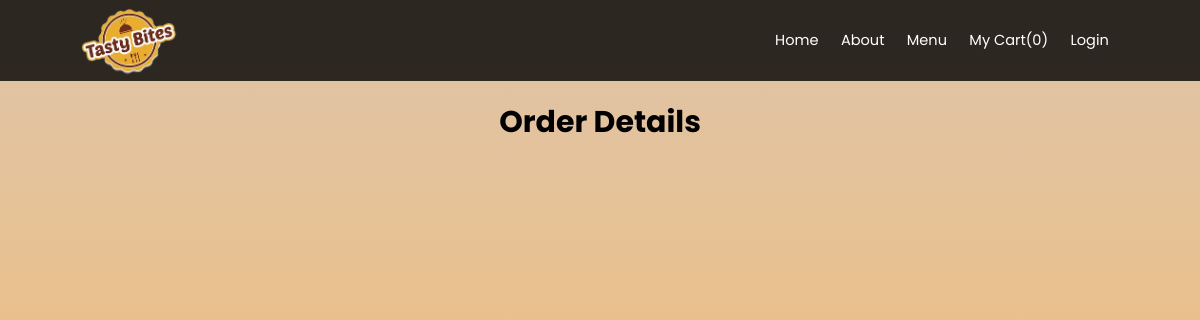
Page /myaccount/order-history/35/ on the earlier database version.
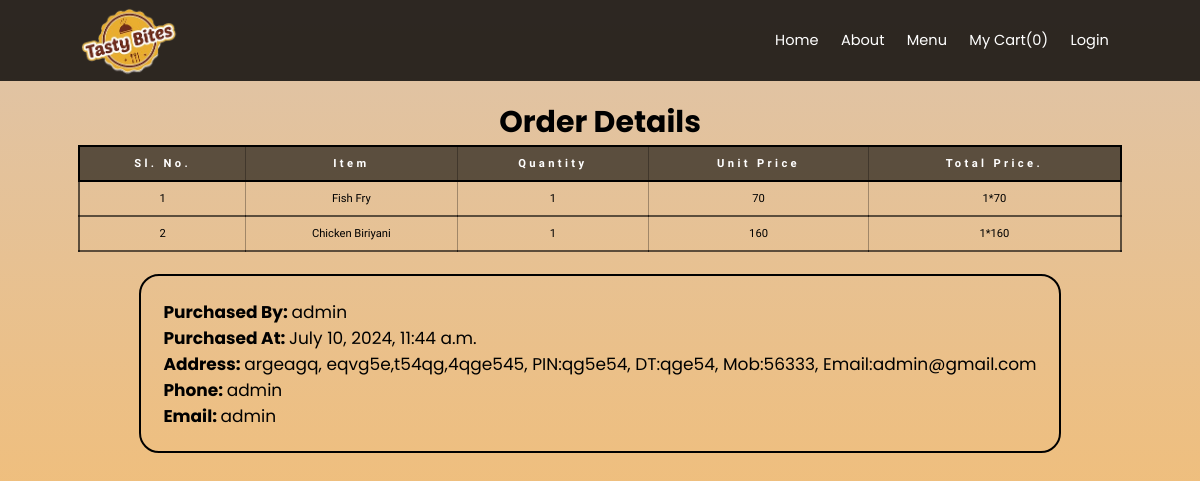
Same page on the later database version.
### users/models.py (models this page shows, shortened)
class OrderItem(models.Model):
    order = models.ForeignKey(Order, related_name='order_items', on_delete=models.CASCADE)
    item = models.ForeignKey(Item, related_name='items', on_delete=models.CASCADE)
    price = models.IntegerField()
    quantity = models.IntegerField(default=1)

class Item(models.Model):
    category = models.ManyToManyField(Category, related_name='Items')
    title = models.CharField(max_length=50)
    slug = models.SlugField(max_length=50)
    image = models.ImageField(upload_to='uploads/item images', blank=True, null=True)
    description = models.TextField(blank=True)
    price = models.IntegerField()
    status = models.CharField(max_length=50, choices=STATUS_CHOICES,default=ACTIVE)
    def __str__(self):
        return self.title

class Order(models.Model):
    item = models.ManyToManyField(Item, related_name='orders')
    total_bill = models.IntegerField()
    purchased_by = models.ForeignKey(User, related_name='orders', on_delete=models.SET_NULL, blank=True, null=True)
    purchased_at = models.DateTimeField(auto_now_add=True)
    address_name = models.CharField(max_length=50, default='Unknown Name')
    address_type = models.CharField(max_length=50, choices=TYPE_CHOICES, default=HOME)
    address_housename = models.CharField(max_length=50, default='Unknown Housename')
    address_place = models.CharField(max_length=50, default='Unknown Place')
    address_postoffice = models.CharField(max_length=50, default='Unknown Postoffice')
    address_pincode = models.CharField(max_length=50, default='000000')
    address_district = models.CharField(max_length=50, default='Unknown District')
    address_state = models.CharField(max_length=50, default='Unknown State')
    address_mob = models.CharField(max_length=50, default='0000000000')
    email = models.EmailField(null=True)
    class Meta:
        ordering = ['-purchased_at']

### users/views.py (the view)
# urls.py: path('myaccount/order-history/<int:order_id>/', views.order_details, name = 'order_details'),
def order_details(request,order_id):
    order_details = OrderItem.objects.filter(order=order_id)
    print(order_details)
    return render(request,'order_details.html',{
        'order_details':order_details
    })

### users/cart.py (called while the page is built)
    def __len__(self):
        return sum(item['quantity'] for item in self.cart.values())

### users/context_processors.py (called while the page is built)
def cart(request):
    return {'cart':Cart(request)}

### users/templates/order_details.html (shortened to what this page needs)
{% extends 'base.html' %}
{% block content %}
    <div class="order-details">
    <h1 class="title">Order Details</h1>
    {% if order_details %}
    <table class="order-review">
        <thead>
            <tr>
                <th>Sl. No.</th>
                <th>Item</th>
                <th>Quantity</th>
                <th>Unit Price</th>
                <th>Total Price.</th>
            </tr>
        </thead>
        <tbody>
        {% for item in order_details %}
            <tr>
                <td>{{ forloop.counter }}</td>
                <td>{{item.item}}</td>
                <td>{{item.quantity}}</td>
                <td>{{item.price}}</td>
                <td>{{item.quantity}}*{{item.price}}</td>
            </tr>
        {% endfor %}
        </tbody>
    </table>
    <div class="billing-details">
        {% with item=order_details.0 %}
        <p><strong>Purchased By: </strong> {{item.order.purchased_by}}</p>
        <p><strong>Purchased At: </strong> {{item.order.purchased_at}}</p>
        <p><strong>Address: </strong> {{item.order.address_name}},
            {{item.order.address_housename}},{{item.order.address_place}},{{item.order.address_postoffice}},
            PIN:{{item.order.address_pincode}}, DT:{{item.order.address_district}},
            Mob:{{item.order.address_mob}},
             Email:{{item.order.email}}</p>
        <p><strong>Phone: </strong> {{item.order.purchased_by}}</p>
        <p><strong>Email: </strong> {{item.order.purchased_by}}</p>
        {% endwith %}
    </div>
    {% endif %}
</div>
{% endblock %}

### users/templates/base.html (shortened to what this page needs)
<!DOCTYPE html>
<html lang="en">
<head>
    {% load static %}
    <link rel="stylesheet" href="{% static 'styles.css' %}">
    <link rel="stylesheet" href="https://cdnjs.cloudflare.com/ajax/libs/font-awesome/6.5.2/css/all.min.css" />
</head>
<body>
    <header>
        <div class="container">
            <div class="navbar">
                <div class="logo">
                    <a href="{% url 'home' %}"><img src="{% static 'img/logo.png' %}" alt="logo"></a>
                </div>
                <nav>
                    <li><a href="{% url 'home' %}">Home</a></li>
                    <li><a href="{% url 'about' %}">About</a></li>
                    <li><a href="{% url 'menu' %}">Menu</a></li>
                    <li><a href="{% url 'cart_view' %}">My Cart({{cart|length}})</a></li>
                    {% if request.user.is_authenticated %}
                    <li><a href="{% url 'myaccount' %}">My account</a></li>
                    {% else %}
                    <li><a href="http://127.0.0.1:8000/admin">Login</a></li>
                    {% endif %}
                </nav>
            </div>
        </div>
    </header>
    <div class="main-content">
        {% block content %}
        {% endblock %}
    </div>
</body>
</html>

### users/static/styles.css (style rules this page uses)
:root { --primary_color:#e9ae30; --white_color: #fff; --ubuntu: "ubuntu"; --righteous:"Righteous"; --box-shadow: 10px 10px 5px rgba(0,0,0,0.3); }
html { font-size: 70%; }
* { box-sizing: border-box; margin: 0; padding: 0; font-family: "poppins"; }
body { background: linear-gradient(to bottom, rgba(222,196,170,255), #fabb61); background-size: cover; background-repeat: no-repeat; background-attachment: fixed; background-position: center; }
a { text-decoration: none; cursor: pointer; }
.container { max-width: 1440px; margin: 0 auto; padding: 0 80px; }
header { width: 100%; background: rgba(0,0,0,0.8); position: fixed; padding: 0.5rem 0; z-index: 100; }
.logo img { display: block; object-fit: cover; height: 70px; }
.navbar { display: flex; justify-content: space-between; align-items: center; }
.navbar nav { display: flex; align-items: center; }
.navbar nav li { list-style-type: none; margin: 0 1rem; }
.navbar nav li a { font-size: 1.3rem; color: var(--white_color); position: relative; }
.navbar nav li a::after { content: ""; position: absolute; height: 3px; background: var(--primary_color); width: 0; left: 0; top: 30px; transition: all 0.3s ease-in-out; }
h1.title { padding-top: 100px; text-align: center; font-size: 30px; }
.main-content { height: 100vh; justify-content: center; align-items: center; }
.center-container form p.text,a { text-align: center; color:var(--white_color); }
.order-review { width: 100%; border-collapse: collapse; }
.order-review thead tr { border: 2px solid black; }
.order-review tbody tr { border: 2px solid rgba(0,0,0,0.6); }
.order-review thead { background-color: rgba(0,0,0,0.6); color: var(--white_color); font-weight: bold; letter-spacing: 0.3rem; font-family: var(--righteous); }
.order-review th { border: 1px solid rgba(0,0,0,0.3); padding: 10px; font-family: var(--righteous); }
.order-review td { border: 1px solid rgba(0,0,0,0.3); padding: 10px; font-family: var(--ubuntu); }
.order-review td { text-align: center; }
.order-history, .order-details { display: flex; flex-direction: column; justify-content: center; align-items: center; margin: 0 7rem; }
.billing-details { margin: 2rem 1rem; border-radius: 20px; border: 2px solid black; padding: 2rem; font-size: 17px; }

Differences in the rows shown:
added OrderItem: item "Fish Fry", quantity "1", price "70", order.purchased_by "admin", order.purchased_at "July 10, 2024, 11:44 a.m.", order.address_name "argeagq", order.address_housename "eqvg5e", order.address_place "t54qg", order.address_postoffice "4qge545", order.address_pincode "qg5e54", order.address_district "qge54", order.address_mob "56333", order.email "admin@gmail.com"
added OrderItem: item "Chicken Biriyani", quantity "1", price "160"
Other differences:
text now shown: "Sl. No. Item Quantity Unit Price Total Price. Purchased By: Purchased At: Address: , , , , PIN: , DT: , Mob: , Email: Phone: Email:"
